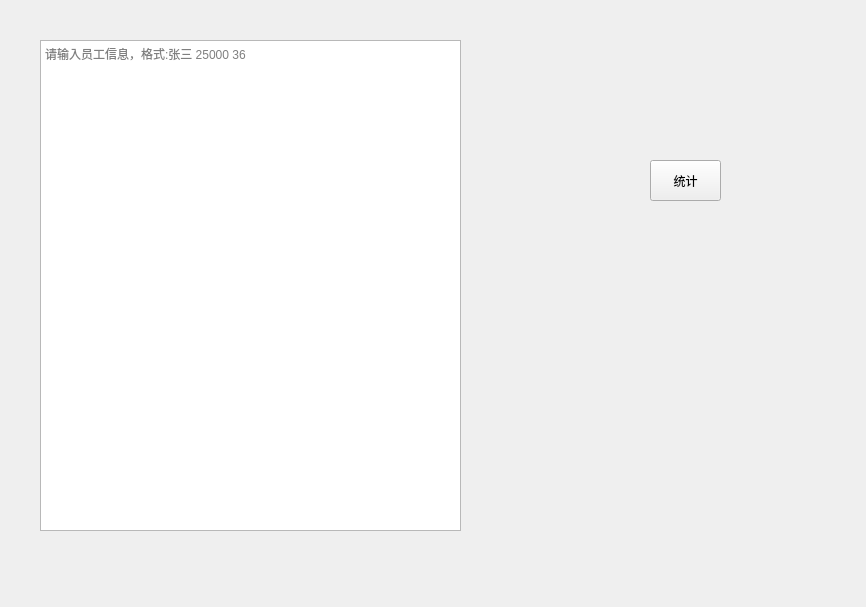
<?xml version="1.0" encoding="UTF-8"?>
<ui version="4.0">
 <class>Form</class>
 <widget class="QWidget" name="Form">
  <property name="geometry">
   <rect>
    <x>0</x>
    <y>0</y>
    <width>866</width>
    <height>607</height>
   </rect>
  </property>
  <property name="windowTitle">
   <string>员工薪资统计</string>
  </property>
  <widget class="QPlainTextEdit" name="textEdit">
   <property name="geometry">
    <rect>
     <x>40</x>
     <y>40</y>
     <width>421</width>
     <height>491</height>
    </rect>
   </property>
   <property name="documentTitle">
    <string/>
   </property>
   <property name="placeholderText">
    <string>请输入员工信息，格式:张三 25000 36</string>
   </property>
  </widget>
  <widget class="QPushButton" name="pushButton">
   <property name="geometry">
    <rect>
     <x>650</x>
     <y>160</y>
     <width>71</width>
     <height>41</height>
    </rect>
   </property>
   <property name="text">
    <string>统计</string>
   </property>
  </widget>
 </widget>
 <resources/>
 <connections/>
</ui>
